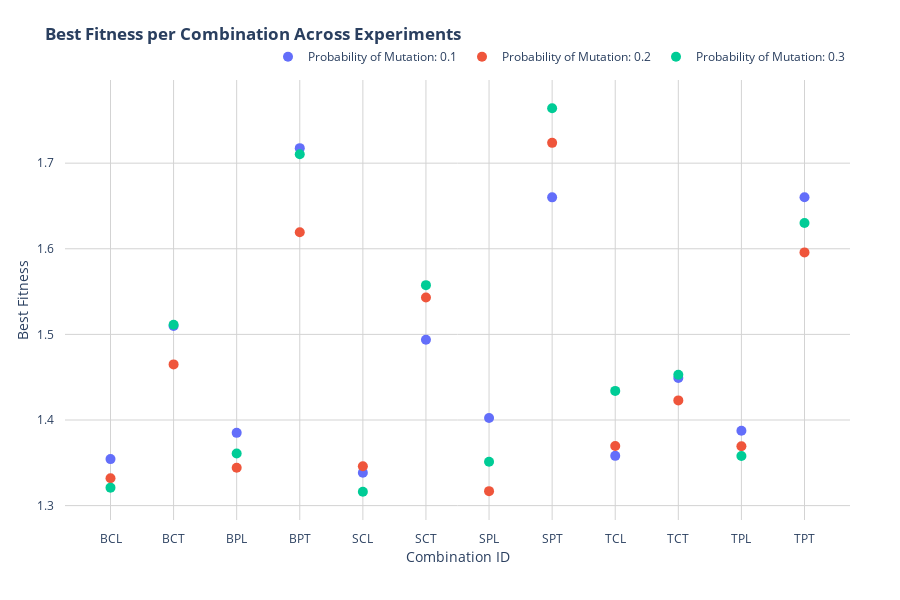

This figure's notebook cell:
### Markdown cell above
__`Step 6`__ Scatter the final results of each combination per experiment, and for each experiment by combination.

### Code cell
exp_bf_per_comb({'exp1': 'Probability of Mutation: 0.1', 'exp2': 'Probability of Mutation: 0.2', 'exp3': 'Probability of Mutation: 0.3'})

### Figure 1 — Plotly figure (JSON) as saved in the notebook; plotly's stock layout.template omitted (floating-point values rounded to 4 significant figures)
{"data": [{"hovertemplate": ["<b>Combination ID</b>: %{x}<br><b>Combination</b>: ('block_rotation_mutation', 'cyclic_crossover', 'linear_ranking_selection')<br><b>Fitness</b>: %{y:.3f}<br><b>Experiment</b>: Probability of Mutation: 0.1<br><extra></extra>", "<b>Combination ID</b>: %{x}<br><b>Combination</b>: ('block_rotation_mutation', 'cyclic_crossover', 'tournament_selection')<br><b>Fitness</b>: %{y:.3f}<br><b>Experiment</b>: Probability of Mutation: 0.1<br><extra></extra>", "<b>Combination ID</b>: %{x}<br><b>Combination</b>: ('block_rotation_mutation', 'partially_mapped_crossover', 'linear_ranking_selection')<br><b>Fitness</b>: %{y:.3f}<br><b>Experiment</b>: Probability of Mutation: 0.1<br><extra></extra>", "<b>Combination ID</b>: %{x}<br><b>Combination</b>: ('block_rotation_mutation', 'partially_mapped_crossover', 'tournament_selection')<br><b>Fitness</b>: %{y:.3f}<br><b>Experiment</b>: Probability of Mutation: 0.1<br><extra></extra>", "<b>Combination ID</b>: %{x}<br><b>Combination</b>: ('semi_shuffle', 'cyclic_crossover', 'linear_ranking_selection')<br><b>Fitness</b>: %{y:.3f}<br><b>Experiment</b>: Probability of Mutation: 0.1<br><extra></extra>", "<b>Combination ID</b>: %{x}<br><b>Combination</b>: ('semi_shuffle', 'cyclic_crossover', 'tournament_selection')<br><b>Fitness</b>: %{y:.3f}<br><b>Experiment</b>: Probability of Mutation: 0.1<br><extra></extra>", "<b>Combination ID</b>: %{x}<br><b>Combination</b>: ('semi_shuffle', 'partially_mapped_crossover', 'linear_ranking_selection')<br><b>Fitness</b>: %{y:.3f}<br><b>Experiment</b>: Probability of Mutation: 0.1<br><extra></extra>", "<b>Combination ID</b>: %{x}<br><b>Combination</b>: ('semi_shuffle', 'partially_mapped_crossover', 'tournament_selection')<br><b>Fitness</b>: %{y:.3f}<br><b>Experiment</b>: Probability of Mutation: 0.1<br><extra></extra>", "<b>Combination ID</b>: %{x}<br><b>Combination</b>: ('two_phase_shuffle_mutation', 'cyclic_crossover', 'linear_ranking_selection')<br><b>Fitness</b>: %{y:.3f}<br><b>Experiment</b>: Probability of Mutation: 0.1<br><extra></extra>", "<b>Combination ID</b>: %{x}<br><b>Combination</b>: ('two_phase_shuffle_mutation', 'cyclic_crossover', 'tournament_selection')<br><b>Fitness</b>: %{y:.3f}<br><b>Experiment</b>: Probability of Mutation: 0.1<br><extra></extra>", "<b>Combination ID</b>: %{x}<br><b>Combination</b>: ('two_phase_shuffle_mutation', 'partially_mapped_crossover', 'linear_ranking_selection')<br><b>Fitness</b>: %{y:.3f}<br><b>Experiment</b>: Probability of Mutation: 0.1<br><extra></extra>", "<b>Combination ID</b>: %{x}<br><b>Combination</b>: ('two_phase_shuffle_mutation', 'partially_mapped_crossover', 'tournament_selection')<br><b>Fitness</b>: %{y:.3f}<br><b>Experiment</b>: Probability of Mutation: 0.1<br><extra></extra>"], "marker": {"size": 10}, "mode": "markers", "name": "Probability of Mutation: 0.1", "type": "scatter", "x": ["BCL", "BCT", "BPL", "BPT", "SCL", "SCT", "SPL", "SPT", "TCL", "TCT", "TPL", "TPT"], "y": [1.354, 1.51, 1.385, 1.718, 1.338, 1.494, 1.402, 1.66, 1.358, 1.449, 1.387, 1.66]}, {"hovertemplate": ["<b>Combination ID</b>: %{x}<br><b>Combination</b>: ('block_rotation_mutation', 'cyclic_crossover', 'linear_ranking_selection')<br><b>Fitness</b>: %{y:.3f}<br><b>Experiment</b>: Probability of Mutation: 0.2<br><extra></extra>", "<b>Combination ID</b>: %{x}<br><b>Combination</b>: ('block_rotation_mutation', 'cyclic_crossover', 'tournament_selection')<br><b>Fitness</b>: %{y:.3f}<br><b>Experiment</b>: Probability of Mutation: 0.2<br><extra></extra>", "<b>Combination ID</b>: %{x}<br><b>Combination</b>: ('block_rotation_mutation', 'partially_mapped_crossover', 'linear_ranking_selection')<br><b>Fitness</b>: %{y:.3f}<br><b>Experiment</b>: Probability of Mutation: 0.2<br><extra></extra>", "<b>Combination ID</b>: %{x}<br><b>Combination</b>: ('block_rotation_mutation', 'partially_mapped_crossover', 'tournament_selection')<br><b>Fitness</b>: %{y:.3f}<br><b>Experiment</b>: Probability of Mutation: 0.2<br><extra></extra>", "<b>Combination ID</b>: %{x}<br><b>Combination</b>: ('semi_shuffle', 'cyclic_crossover', 'linear_ranking_selection')<br><b>Fitness</b>: %{y:.3f}<br><b>Experiment</b>: Probability of Mutation: 0.2<br><extra></extra>", "<b>Combination ID</b>: %{x}<br><b>Combination</b>: ('semi_shuffle', 'cyclic_crossover', 'tournament_selection')<br><b>Fitness</b>: %{y:.3f}<br><b>Experiment</b>: Probability of Mutation: 0.2<br><extra></extra>", "<b>Combination ID</b>: %{x}<br><b>Combination</b>: ('semi_shuffle', 'partially_mapped_crossover', 'linear_ranking_selection')<br><b>Fitness</b>: %{y:.3f}<br><b>Experiment</b>: Probability of Mutation: 0.2<br><extra></extra>", "<b>Combination ID</b>: %{x}<br><b>Combination</b>: ('semi_shuffle', 'partially_mapped_crossover', 'tournament_selection')<br><b>Fitness</b>: %{y:.3f}<br><b>Experiment</b>: Probability of Mutation: 0.2<br><extra></extra>", "<b>Combination ID</b>: %{x}<br><b>Combination</b>: ('two_phase_shuffle_mutation', 'cyclic_crossover', 'linear_ranking_selection')<br><b>Fitness</b>: %{y:.3f}<br><b>Experiment</b>: Probability of Mutation: 0.2<br><extra></extra>", "<b>Combination ID</b>: %{x}<br><b>Combination</b>: ('two_phase_shuffle_mutation', 'cyclic_crossover', 'tournament_selection')<br><b>Fitness</b>: %{y:.3f}<br><b>Experiment</b>: Probability of Mutation: 0.2<br><extra></extra>", "<b>Combination ID</b>: %{x}<br><b>Combination</b>: ('two_phase_shuffle_mutation', 'partially_mapped_crossover', 'linear_ranking_selection')<br><b>Fitness</b>: %{y:.3f}<br><b>Experiment</b>: Probability of Mutation: 0.2<br><extra></extra>", "<b>Combination ID</b>: %{x}<br><b>Combination</b>: ('two_phase_shuffle_mutation', 'partially_mapped_crossover', 'tournament_selection')<br><b>Fitness</b>: %{y:.3f}<br><b>Experiment</b>: Probability of Mutation: 0.2<br><extra></extra>"], "marker": {"size": 10}, "mode": "markers", "name": "Probability of Mutation: 0.2", "type": "scatter", "x": ["BCL", "BCT", "BPL", "BPT", "SCL", "SCT", "SPL", "SPT", "TCL", "TCT", "TPL", "TPT"], "y": [1.332, 1.465, 1.344, 1.619, 1.346, 1.543, 1.317, 1.724, 1.37, 1.423, 1.369, 1.596]}, {"hovertemplate": ["<b>Combination ID</b>: %{x}<br><b>Combination</b>: ('block_rotation_mutation', 'cyclic_crossover', 'linear_ranking_selection')<br><b>Fitness</b>: %{y:.3f}<br><b>Experiment</b>: Probability of Mutation: 0.3<br><extra></extra>", "<b>Combination ID</b>: %{x}<br><b>Combination</b>: ('block_rotation_mutation', 'cyclic_crossover', 'tournament_selection')<br><b>Fitness</b>: %{y:.3f}<br><b>Experiment</b>: Probability of Mutation: 0.3<br><extra></extra>", "<b>Combination ID</b>: %{x}<br><b>Combination</b>: ('block_rotation_mutation', 'partially_mapped_crossover', 'linear_ranking_selection')<br><b>Fitness</b>: %{y:.3f}<br><b>Experiment</b>: Probability of Mutation: 0.3<br><extra></extra>", "<b>Combination ID</b>: %{x}<br><b>Combination</b>: ('block_rotation_mutation', 'partially_mapped_crossover', 'tournament_selection')<br><b>Fitness</b>: %{y:.3f}<br><b>Experiment</b>: Probability of Mutation: 0.3<br><extra></extra>", "<b>Combination ID</b>: %{x}<br><b>Combination</b>: ('semi_shuffle', 'cyclic_crossover', 'linear_ranking_selection')<br><b>Fitness</b>: %{y:.3f}<br><b>Experiment</b>: Probability of Mutation: 0.3<br><extra></extra>", "<b>Combination ID</b>: %{x}<br><b>Combination</b>: ('semi_shuffle', 'cyclic_crossover', 'tournament_selection')<br><b>Fitness</b>: %{y:.3f}<br><b>Experiment</b>: Probability of Mutation: 0.3<br><extra></extra>", "<b>Combination ID</b>: %{x}<br><b>Combination</b>: ('semi_shuffle', 'partially_mapped_crossover', 'linear_ranking_selection')<br><b>Fitness</b>: %{y:.3f}<br><b>Experiment</b>: Probability of Mutation: 0.3<br><extra></extra>", "<b>Combination ID</b>: %{x}<br><b>Combination</b>: ('semi_shuffle', 'partially_mapped_crossover', 'tournament_selection')<br><b>Fitness</b>: %{y:.3f}<br><b>Experiment</b>: Probability of Mutation: 0.3<br><extra></extra>", "<b>Combination ID</b>: %{x}<br><b>Combination</b>: ('two_phase_shuffle_mutation', 'cyclic_crossover', 'linear_ranking_selection')<br><b>Fitness</b>: %{y:.3f}<br><b>Experiment</b>: Probability of Mutation: 0.3<br><extra></extra>", "<b>Combination ID</b>: %{x}<br><b>Combination</b>: ('two_phase_shuffle_mutation', 'cyclic_crossover', 'tournament_selection')<br><b>Fitness</b>: %{y:.3f}<br><b>Experiment</b>: Probability of Mutation: 0.3<br><extra></extra>", "<b>Combination ID</b>: %{x}<br><b>Combination</b>: ('two_phase_shuffle_mutation', 'partially_mapped_crossover', 'linear_ranking_selection')<br><b>Fitness</b>: %{y:.3f}<br><b>Experiment</b>: Probability of Mutation: 0.3<br><extra></extra>", "<b>Combination ID</b>: %{x}<br><b>Combination</b>: ('two_phase_shuffle_mutation', 'partially_mapped_crossover', 'tournament_selection')<br><b>Fitness</b>: %{y:.3f}<br><b>Experiment</b>: Probability of Mutation: 0.3<br><extra></extra>"], "marker": {"size": 10}, "mode": "markers", "name": "Probability of Mutation: 0.3", "type": "scatter", "x": ["BCL", "BCT", "BPL", "BPT", "SCL", "SCT", "SPL", "SPT", "TCL", "TCT", "TPL", "TPT"], "y": [1.321, 1.511, 1.361, 1.71, 1.316, 1.558, 1.351, 1.764, 1.434, 1.453, 1.358, 1.63]}], "layout": {"height": 600, "legend": {"orientation": "h", "x": 1, "xanchor": "right", "y": 1.02, "yanchor": "bottom"}, "margin": {"b": 80, "l": 50, "pad": 10, "r": 50, "t": 80}, "plot_bgcolor": "white", "title": {"text": "<b>Best Fitness per Combination Across Experiments</b>"}, "width": 900, "xaxis": {"gridcolor": "lightgray", "tickmode": "array", "ticktext": ["BCT", "BCL", "BPT", "BPL", "TCT", "TCL", "TPT", "TPL", "SCT", "SCL", "SPT", "SPL"], "tickvals": ["BCT", "BCL", "BPT", "BPL", "TCT", "TCL", "TPT", "TPL", "SCT", "SCL", "SPT", "SPL"], "title": {"text": "Combination ID"}, "type": "category"}, "yaxis": {"gridcolor": "lightgray", "title": {"text": "Best Fitness"}}}}
